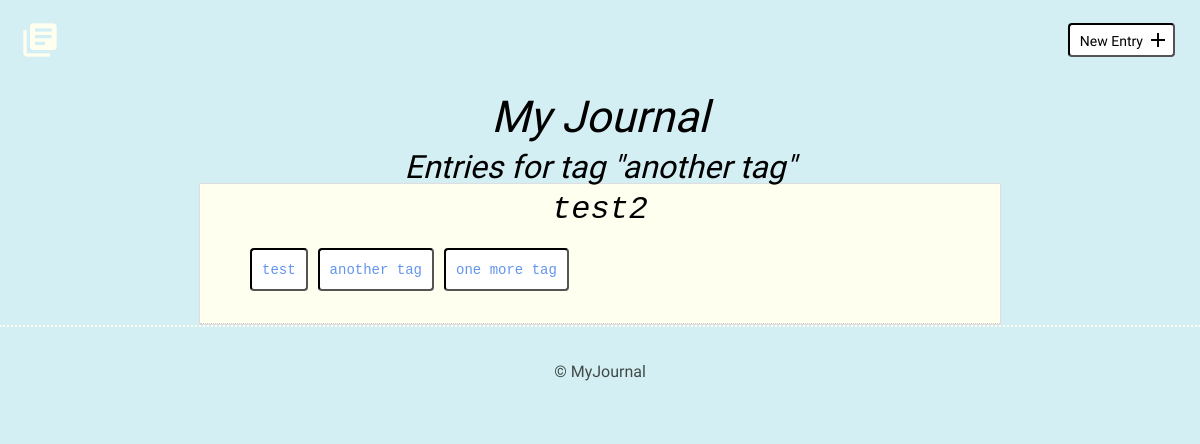
The app's page /tagEntries.php?tagID=2 with its own data.
### tables this page shows
CREATE TABLE "tags" (
	"id"	INTEGER PRIMARY KEY AUTOINCREMENT UNIQUE,
	"name"	TEXT,
	"entries"	BLOB
);

CREATE TABLE "entries" (
	"id"	INTEGER,
	"title"	TEXT,
	"date"	TEXT,
	"time_spent"	TEXT,
	"learned"	BLOB,
	"resources"	BLOB,
	PRIMARY KEY("id")
);

### inc/functions.php (called while the page is built, shortened)
<?php
function isNewEntry()
{
    return FALSE;
}
function isEditEntry()
{
    return FALSE;
}
function isEntryDetail()
{
    return FALSE;
}
function isTagEntries()
{
    if (stripos($_SERVER['SCRIPT_NAME'], 'tagEntries.php')) {
        return TRUE;
    }
    return FALSE;
}

### inc/Class_SqliteCommunicator.php (called while the page is built, shortened)
<?php
class Class_SqliteCommunicator
{
    private $pdo;
    private $dsn = NULL;
    private $dbUser = NULL;
    private $dbPass = NULL;
    public function __construct($dbUser = NULL, $dbPass = NULL)
    {
        $this->dbUser = $dbUser;
        $this->dbPass = $dbPass;
    }
    public function setPdoConnection(){
        try {
            if ($this->pdo === NULL) {
                if ($this->dbUser === NULL && $this->dbPass === NULL) {
                    $this->pdo = new PDO("sqlite:".$this->dsn);
                    $this->pdo->setAttribute(PDO::ATTR_ERRMODE,PDO::ERRMODE_EXCEPTION);
                    $this->pdo->exec( 'PRAGMA foreign_keys = ON;' );
                }
                else{
                    $this->pdo = new PDO($this->dsn, $this->dbUser, $this->dbPass);
                    $this->pdo->setAttribute(PDO::ATTR_ERRMODE,PDO::ERRMODE_EXCEPTION);
                    $this->pdo->exec( 'PRAGMA foreign_keys = ON;' );
                }
            }
        }
        catch (PDOException $e){
            echo "Unable to connect, please contact the administrator.";
            exit;
        }
    }
    public function setDsn($dsn)
    {
        $this->dsn = $dsn;
    }
    public function prepareAndExecuteStatement( $sql, $args){
        try {
            if ($this->pdo !== NULL):
                $prepared = $this->pdo->prepare($sql);
            else:
                $this->setPdoConnection();
                $prepared = $this->pdo->prepare($sql);
            endif;
        }
        catch (PDOException $e){
            echo $e->getMessage();
        }
        return [$prepared->execute($args), $prepared];
    }
    public function getAssocRowById($id, $table)
    {
        $sql = "SELECT * FROM $table WHERE id = ?";
        $pdoSObj = $this->prepareAndExecuteStatement($sql, [$id]);
        $data = $pdoSObj[1]->fetch(PDO::FETCH_ASSOC);
        return $data;
    }
}

### inc/Class_JournalCommunicator.php (called while the page is built, shortened)
<?php
class Class_JournalCommunicator extends Class_SqliteCommunicator
{
    public function getTagsForEntry( $entryID )
    {
        $pdoSObj = $this->prepareAndExecuteStatement("SELECT id, name FROM tags WHERE entries LIKE ?", [$entryID]);
        return $pdoSObj[1]->fetchAll(PDO::FETCH_ASSOC);
    }
}

### tagEntries.php (the view, shortened to what this page needs)
<?php
include('header.php');
$entryIDs = explode(',', $tag['entries']);
foreach ($entryIDs as $entryID ) {
    $row = $sqlCom->getAssocRowById( $entryID, 'entries' );
    ?>
    <article>
        <h2><a href="detail.php?entryID=<?php echo $row['id'] ?>"><?php echo $row['title'] ?></a></h2>
        <ul class="tags">
            <?php
            $tags = $sqlCom->getTagsForEntry($row['id']);
            if (count($tags) >= 1 && $tags[0] != FALSE):
                foreach ($tags as $tag) {
                    echo '<li><a class="button" href="./tagEntries.php?tagID=' . $tag['id'] . '">' . $tag['name'] . '</a></li>';
                }
            else:
                echo '<li>No tags recorded.</li>';
            endif;
            ?>
        </ul>
    </article>
<?php
} ?>
</div>
        </div>
    </section>
<?php
include('footer.php');

### header.php (shortened to what this page needs)
<?php
include('inc/functions.php');
include('inc/Class_SqliteCommunicator.php');
include('inc/Class_JournalCommunicator.php');
$sqlCom = new Class_JournalCommunicator();
$sqlCom->setDsn(__DIR__.'/inc/journal.db');
$sqlCom->setPdoConnection();
?>
<!DOCTYPE html>
<html>
<head>
    <link rel="stylesheet" href="css/normalize.css">
    <link rel="stylesheet" href="css/site.css">
</head>
<body>
<header>
    <div class="container">
        <div class="site-header">
            <a class="logo" href="index.php"><i class="material-icons">library_books</i></a>
            <a class="button icon-right" href="new.php"><span>New Entry</span> <i class="material-icons">add</i></a>
        </div>
        <h1>My Journal</h1>
    </div>
</header>
<?php
if( isNewEntry() ):
?>
    <section>
        <div class="container">
            <div class="new-entry">
                <h2>New Entry</h2>
                <form action="new.php" method="post" id="form-new">
<?php elseif ( isTagEntries() ) :
    $tagID = filter_input(INPUT_GET, 'tagID', FILTER_VALIDATE_INT);
    $tag = $sqlCom->getAssocRowById($tagID, 'tags');
    ?>
    <section>
    <h2>Entries for tag "<?php echo $tag['name'] ?>"</h2>
        <div class="container">
            <div class="entry-list">
<?php
    else:  ?>
    <section>
        <div class="container">
            <div class="entry-list">
<?php endif;

### css/site.css (style rules this page uses)
body { font-size: 16px; color: #404a49; background-color: #5bc4d442; font-family: 'Cousine', serif; font-weight: 400; }
.container { margin: 0 auto; padding: 0 25px; }
header .site-header { margin: 0 auto; height: 95px; }
header .logo i { color: #fffff0; margin: 20px 0 0 -5px; float: left; font-size: 40px; }
header .button { float: right; margin: 33px 0 0 0; }
.button { padding: 8px 10px 6px 10px; background: #ffffff; border: 2px inset #000000; border-radius: 4px; text-decoration: none; color: #000000; position: relative; text-align: center; font-size: 14px; animation: condense 1s 1; transform: scaleX(1); transition: 1s; }
.button.icon-right { padding-right: 30px; top: -10px; }
.button.icon-right i { position: absolute; top: 3px; right: 3px; }
h1, h2, h3 { margin: 0; font-weight: 400; line-height: 1em; color: #000; font-style: italic; }
h1 { font-size: 44px; margin-bottom: 12px; text-align: center; }
h2 { font-size: 32px; text-align: center; }
h2 a { text-decoration: none; color: #000; }
ul li { line-height: 1.8em; font-size: 18px; }
ul li a { border-bottom: 2px solid #000; line-height: 1.8em; color: #000; text-decoration: none; }
.entry-list { color: #555; font-size: 22px; padding: 0 !important; font-family: courier, monospace; border: 1px solid #dedede; }
.entry-list, .edit-entry, .new-entry { max-width: 800px; margin: 0 auto; padding: 70px 0 150px 0; }
.entry-list article { margin-bottom: 0px; text-align: center; list-style: none; border-bottom: 1px dotted #ccc; height: auto; padding: 10px; background-color: ivory; }
.entry-list article:last-child { margin-bottom: 0; }
.entry-list article h2 { margin-bottom: 8px; }
ul.tags { overflow: hidden; }
ul.tags li { list-style-type: none; float: left; margin-right: 10px; }
ul.tags a { color: cornflowerblue; display: inline-block; }

### records on screen
tags: name "another tag"
entries: title "test2"
tags: name "test"
tags: name "one more tag"
